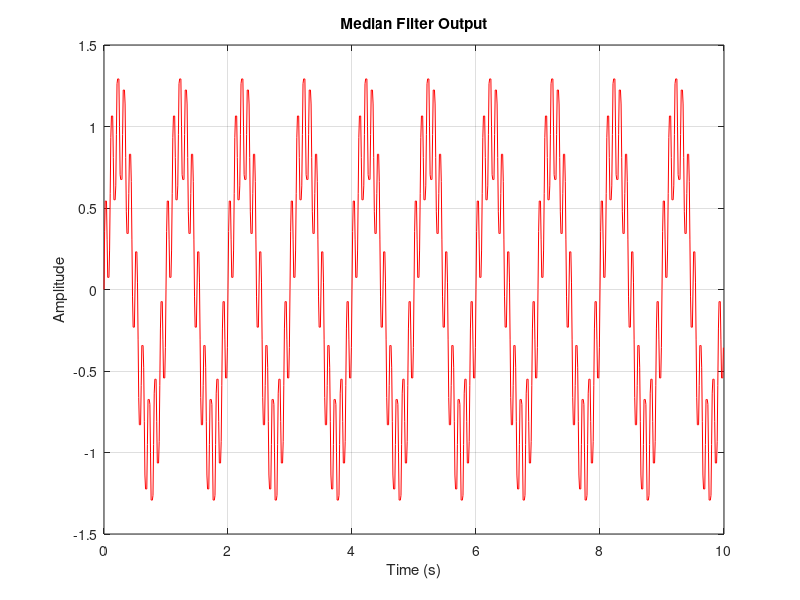

This figure's MATLAB source:
% Median Filter Output
clc;
clear;
close all;

% กำหนดตัวแปร
N = 1000;               % จำนวนจุดข้อมูล
fs = 100;               % ความถี่สุ่มตัวอย่าง 100 Hz
n = 0:N-1;              % ลำดับจุดข้อมูล
t = n/fs;               % เวลา

% สร้างสัญญาณต้นฉบับ
s2 = sin(2*pi*1*n/fs);

% เพิ่ม Noise ความถี่สูงเข้าไป
x2 = s2 + 0.5*sin(2*pi*10*n/fs);

% กรองสัญญาณด้วย Median Filter
M = 5;                  % ขนาดหน้าต่าง 5 จุด
y2 = medfilt1(x2,M);    % กรองสัญญาณโดยใช้ค่ามัธยฐาน

% แสดงกราฟหลังกรอง
figure;
plot(t,y2,'r');
xlabel('Time (s)');
ylabel('Amplitude');
title('Median Filter Output');
grid on;
